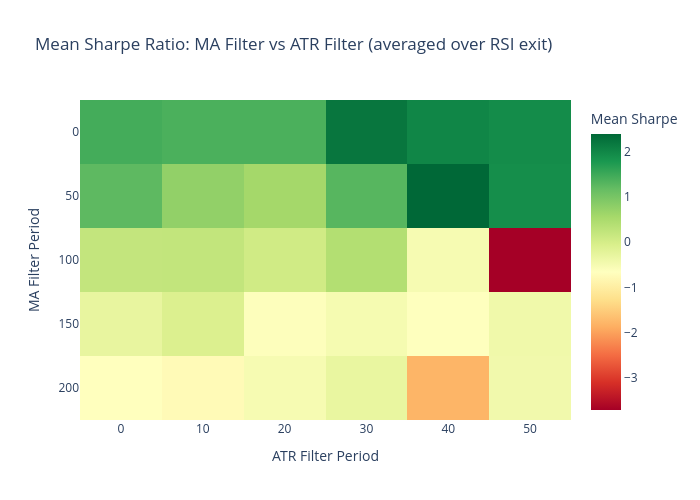

The cell this chart's notebook holds for it:
### Code cell
# =============================================================================
# HEATMAP: MA FILTER vs ATR FILTER (averaged over RSI exit)
# =============================================================================

heatmap_data_ma_atr = validation_results.groupby(['ma_period', 'atr_filter'])['mean_sharpe'].mean().unstack()

fig = px.imshow(
    heatmap_data_ma_atr.values,
    labels=dict(x="ATR Filter Period", y="MA Filter Period", color="Mean Sharpe"),
    x=heatmap_data_ma_atr.columns.astype(str),
    y=heatmap_data_ma_atr.index.astype(str),
    color_continuous_scale='RdYlGn',
    title='Mean Sharpe Ratio: MA Filter vs ATR Filter (averaged over RSI exit)',
    aspect='auto'
)
fig.update_layout(height=500, width=700)
fig.show()

### Figure 1 — Plotly figure (JSON) as saved in the notebook; plotly's stock layout.template omitted (floating-point values rounded to 4 significant figures)
{"data": [{"coloraxis": "coloraxis", "hovertemplate": "ATR Filter Period: %{x}<br>MA Filter Period: %{y}<br>Mean Sharpe: %{z}<extra></extra>", "name": "0", "type": "heatmap", "x": ["0", "10", "20", "30", "40", "50"], "xaxis": "x", "y": ["0", "50", "100", "150", "200"], "yaxis": "y", "z": [[1.443, 1.384, 1.388, 2.21, 2.003, 1.929], [1.238, 0.7506, 0.5725, 1.289, 2.389, 1.901], [0.2163, 0.2315, 0.05576, 0.4057, -0.5105, -3.705], [-0.2868, -0.09501, -0.624, -0.4904, -0.6485, -0.4114], [-0.6663, -0.7538, -0.5067, -0.299, -1.797, -0.4402]]}], "layout": {"coloraxis": {"colorbar": {"title": {"text": "Mean Sharpe"}}, "colorscale": [[0, "rgb(165,0,38)"], [0.1, "rgb(215,48,39)"], [0.2, "rgb(244,109,67)"], [0.3, "rgb(253,174,97)"], [0.4, "rgb(254,224,139)"], [0.5, "rgb(255,255,191)"], [0.6, "rgb(217,239,139)"], [0.7, "rgb(166,217,106)"], [0.8, "rgb(102,189,99)"], [0.9, "rgb(26,152,80)"], [1, "rgb(0,104,55)"]]}, "height": 500, "title": {"text": "Mean Sharpe Ratio: MA Filter vs ATR Filter (averaged over RSI exit)"}, "width": 700, "xaxis": {"anchor": "y", "domain": [0, 1], "title": {"text": "ATR Filter Period"}}, "yaxis": {"anchor": "x", "autorange": "reversed", "domain": [0, 1], "title": {"text": "MA Filter Period"}}}}
